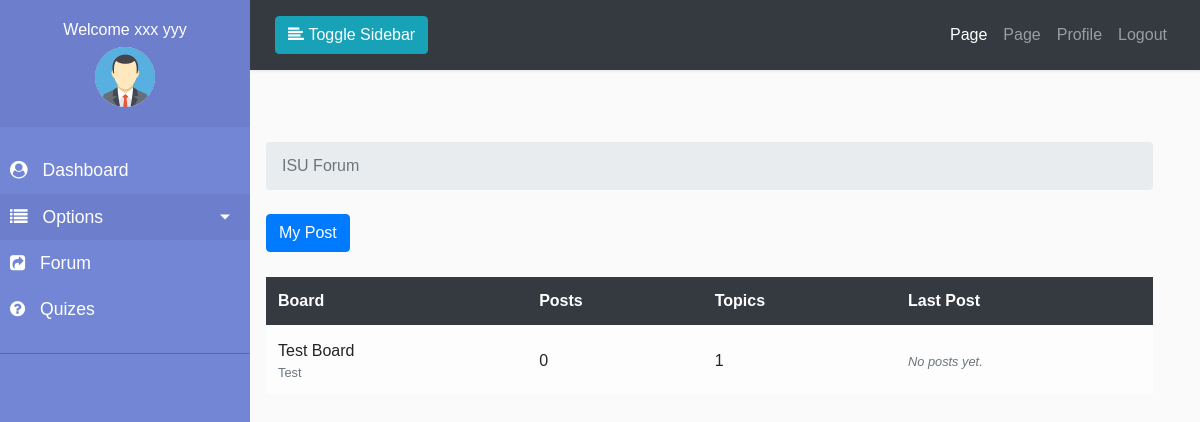
/forum/ (signed in), run on the app's committed database.
### accounts/models.py (models this page shows, shortened)
class Profile(models.Model):
    USERTYPE_CHOICES = (
        ('0', 'Teacher'),
        ('1', 'Student'),
    )
    user = models.OneToOneField(
        User, on_delete=models.CASCADE, related_name='user_profile')
    profile_pic = models.ImageField(
        upload_to="profile/%Y/%m/%d/", default="profile/default.png")
    phone_number = models.CharField(max_length=15, default='01xxxxxxxxxx')
    address = models.CharField(default='Your Address', max_length=255)
    user_type = models.CharField(max_length=10, choices=USERTYPE_CHOICES)
    email_confirmed = models.BooleanField(default=False)
    active = models.BooleanField(default=False)

### boards/models.py (models this page shows, shortened)
class Board(models.Model):
    name = models.CharField(max_length=50, unique=True)
    description = models.CharField(max_length=100)
    def get_posts_count(self):
        return Post.objects.filter(topic__board=self).count()
    def get_last_post(self):
        return Post.objects.filter(topic__board=self).order_by('-created_at').first()

### boards/views.py (the view)
# urls.py: path('', views.home, name='home'),
@login_required(login_url="/accounts/login")
def home(request):
    boards = Board.objects.all()
    context = {
        'title': 'ISU Forum',
        'boards': boards
    }
    return render(request, 'boards/home.html', context)

### pages/context_processor.py (called while the page is built)
def slider(request):
    all_slider = SliderImage.objects.all()
    return {'all_slider': all_slider}

### quizes/context_processor.py (called while the page is built)
def total_correct_answer(request):
    correct = 0
    if request.user.is_authenticated:
        if not request.user.is_staff:
            try:
                if request.session['answer']:
                    for key, value in request.session['answer'].items():
                        if value['points'] == 1:
                            correct += 1
            except Exception as e:
                pass
        return {'total_correct_answer': correct}
    else:
        return {'total_correct_answer': 0}

### templates/boards/home.html (shortened to what this page needs)
{% extends "dash_base.html" %}
{% load humanize %}
{% block sidebar %}
{% if user.user_profile.user_type == '0'  %}
{% include 'partials/teacher/_sidebar.html' %}
{% elif user.user_profile.user_type == '1' %}
{% include 'partials/student/_sidebar.html' %}
{% endif %}
{% endblock sidebar %}
    {% block breadcrumb %}
      <li class="breadcrumb-item active">{{title}}</li>
    {% endblock breadcrumb %}
        {% block maincontent %}
            <div class="row">
              <div class="col-md-12">
                <a href="{% url 'boards:my_posts' %}" class="btn btn-primary btn-md">My Post</a>
                <br>
                <br>
                <table class="table table-light">
            <thead class="table-dark">
                <tr>
                    <th>Board</th>
                    <th>Posts</th>
                    <th>Topics</th>
                    <th>Last Post</th>
                </tr>
            </thead>
            <tbody>
                {% for board in boards %}
                <tr>
                    <td>
                        <a href="{% url 'boards:board_topics' board.pk %}">{{ board.name }}</a>
                        <small class="text-muted d-block">{{ board.description }}</small>
                    </td>
                    <td class="align-middle">
                     {{ board.get_posts_count }}
                   </td>
                   <td class="align-middle">
                     {{ board.topics.count }}
                   </td>
                   <td class="align-middle">
                    {% with post=board.get_last_post %}
                      {% if post %}
                      <small>
                        <a href="{% url 'boards:topic_posts' board.pk post.topic.pk %}">
                          By {{ post.created_by.username }} at {{ post.created_at|naturaltime }}
                        </a>
                      </small>
                      {% else %}
                      <small class="text-muted">
                          <em>No posts yet.</em>
                      </small>
                      {% endif %}
                     {% endwith %}
                   </td>
                </tr>
              {% endfor %}
            </tbody>
        </table>
              </div>
            </div>
        {% endblock maincontent %}

### templates/partials/teacher/_sidebar.html (shortened to what this page needs)
{% load static %}
<nav id="sidebar">
            <div class="sidebar-header text-center">
                <h6>Welcome {{user.get_full_name}}</h6>
                <img src="{{user.user_profile.profile_pic.url}}" alt="" width="60px" class="rounded-circle text-center">
            </div>
            <ul class="list-unstyled components">
                 <li>
                    <a href="{% url 'accounts:dashboard' %}">
                        <i class="fa fa-user-circle"></i>
                        Dashboard
                    </a>
                </li>
                <li class="active">
                    <a href="#homeSubmenu" data-toggle="collapse" aria-expanded="false" class="dropdown-toggle">
                        <i class="fa fa-list"></i>
                        Options
                    </a>
                </li>
                <li>
                    <a href="{% url 'boards:home' %}">
                        <i class="fa fa-share-square"></i>
                        Forum
                    </a>
                </li>
                <li>
                    <a href="{% url 'quizes:quize_board' %}">
                        <i class="fa fa-question-circle"></i>
                        Quizes
                    </a>
                </li>
            </ul>
            <ul class="list-unstyled CTAs">
            </ul>
        </nav>

### myproject/static/front/css/style.css (style rules this page uses)
body { font-family: 'Poppins', sans-serif; background: #fafafa; }
a, a:hover, a:focus { color: inherit; text-decoration: none; transition: all 0.3s; }
i, span { display: inline-block; }
#sidebar { min-width: 250px; max-width: 250px; background: #7386D5; color: #fff; transition: all 0.3s; }
#sidebar ul li a { text-align: left; }
#sidebar .sidebar-header { padding: 20px; background: #6d7fcc; }
#sidebar ul.components { padding: 20px 0; border-bottom: 1px solid #47748b; }
#sidebar ul li a { padding: 10px; font-size: 1.1em; display: block; }
#sidebar ul li a i { margin-right: 10px; }
#sidebar ul li.active>a, a[aria-expanded="true"] { color: #fff; background: #6d7fcc; }
a[data-toggle="collapse"] { position: relative; }
.dropdown-toggle::after { display: block; position: absolute; top: 50%; right: 20px; transform: translateY(-50%); }
ul.CTAs { padding: 20px; }

### data on the page
Board: name "Test Board", description "Test", get_posts_count "0", topics.count "1"

### other printed values
{{ user.get_full_name }} "xxx yyy"
{{ title }} "ISU Forum"
